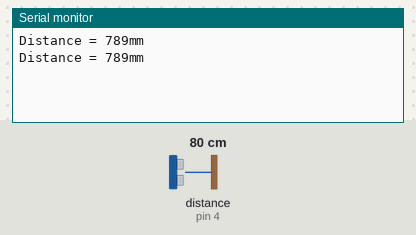
Bench run of a sketch on a simulated Arduino Uno, built with avr-gcc and run on an emulated ATmega328P. Parts: the last lines printed to the serial monitor. Wiring (inferred from the names in the program): ultrasonic range finder: trigger pin 3; echo pin 4. Inputs (shaded band) come from the test bench; at power-on: distance to the obstacle (sensor on pin 4) 80 cm. The echo pulse lasts 58.3 µs per cm.

Above: at 1.8 s.
1.9 s: distance to the obstacle (sensor on pin 4) set to 2 cm
At 2.8 s:
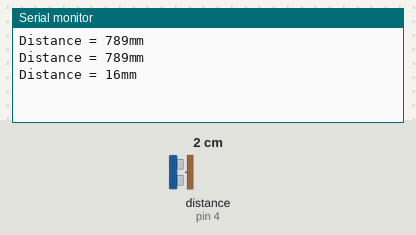
3.4 s: distance to the obstacle (sensor on pin 4) set to 4 cm
At 4.8 s:
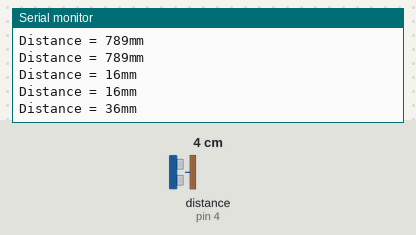
Timing chart, 0 to 6.4 s (numbered marks = the images above; inputs shaded):
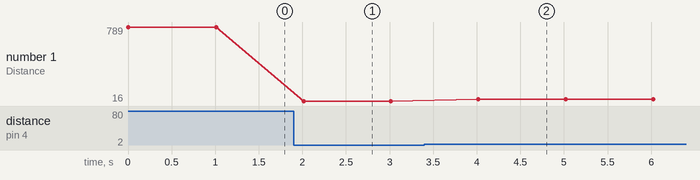

The sketch:

Sending_Ultrasonicsensorvalue_to_Appinventor.ino
```cpp
/*
  초음파센서로 읽은 거리값을 앱 인벤터로 전송하는 코드
  pulsIn(pin, value)함수 설명
    pin:펄스신호를 받아들이는 핀 번호
    value: HIGH 또는 LOW
    결과값:펄스의 지속시간(us, 마이크로세컨드 단위)
    주의점: pin은 펄스를 읽어오는 핀이므로 pinMode()에서 INPUT으로 설정되어 있어야 함.
        e.g)pulsIn(1,HIGH)면, 1번 핀이 0[V]에서 5[V]가 되는 시점부터 다시 0[V]가 되는 시점까지의 시간을 마이크로세컨드 단위로 계산
*/

#include <SoftwareSerial.h>  //소프트웨어 시리얼 헤더파일 전처리

#define BTtx 12 //블루투스 tx핀이 연결된 아두이노 핀 번호
#define BTrx 13 //블루투스 rx핀이 연결된 아두이노 핀 번호
#define TRIG 3  //초음파센서 trig핀이 연결된 아두이노 핀 번호
#define ECHO 4  //초음파센서 echo핀이 연결된 아두이노 핀 번호

SoftwareSerial BT(BTtx, BTrx); //소프트웨어 시리얼 객체 설정

int Duration = 0; //에코값을 받을 변수 선언

void setup()
{
  BT.begin(9600);         //소프트웨어 시리얼 통신 준비
  Serial.begin(9600);     //하드웨어 시리얼 통신 준비
  pinMode(TRIG, OUTPUT);  //TRIG핀 출력 모드 설정
  pinMode(ECHO, INPUT);   //ECHO핀 입력 모드 설정
}

void loop()
{
  digitalWrite(TRIG, LOW);
  delayMicroseconds(2);
  digitalWrite(TRIG, HIGH);        //TRIG 핀 ON
  delayMicroseconds(10);           //10마이크로초 동안 신호 전송
  digitalWrite(TRIG, LOW);         //TRIG 핀 OFF

  Duration = pulseIn(ECHO, HIGH);  //해당 함수에 대한 자세한 설명은 위의 주석에 표시

  int Distance_mm = Distance(Duration);

  Serial.print("Distance = ");
  Serial.print(Distance_mm);
  Serial.println("mm");

  BT.write(Distance_mm);
  delay(1000);
}

long Distance(long time) //거리 구하기 함수
{
  long DistanceCalc;
  DistanceCalc = (((time*340)/1000)/2);
  return DistanceCalc;
}
```

Measured:
- after the input at 1.9 s, the serial monitor: prints a new line after 0.11 s (image 1)
- after the input at 3.4 s, the serial monitor: prints a new line after 0.62 s (image 2)
- plotted number 1: 789 → 16 after the input at 1.9 s, 16 → 36 after the input at 3.4 s
